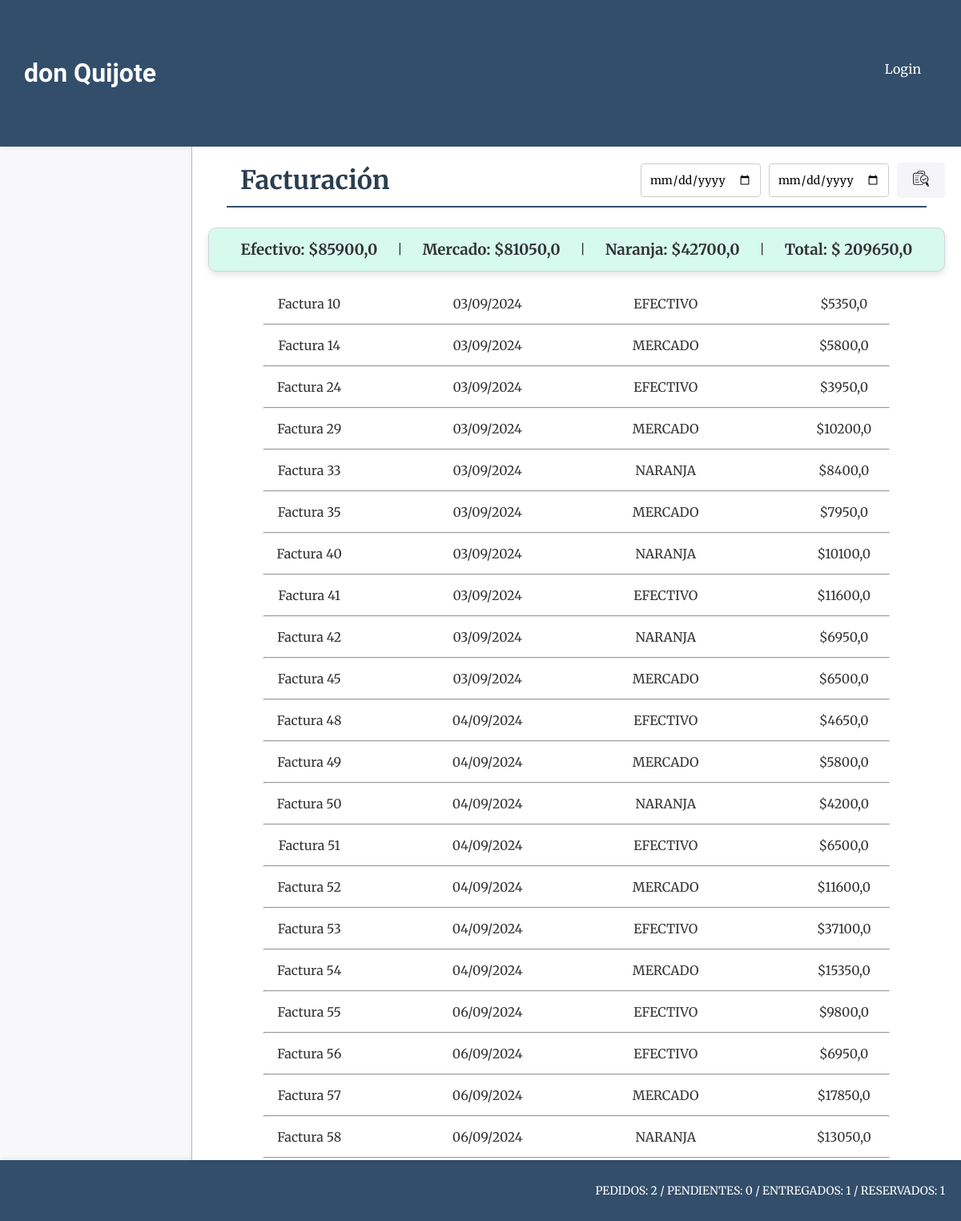
The page /facturas/facturas/ on the database as committed earlier.
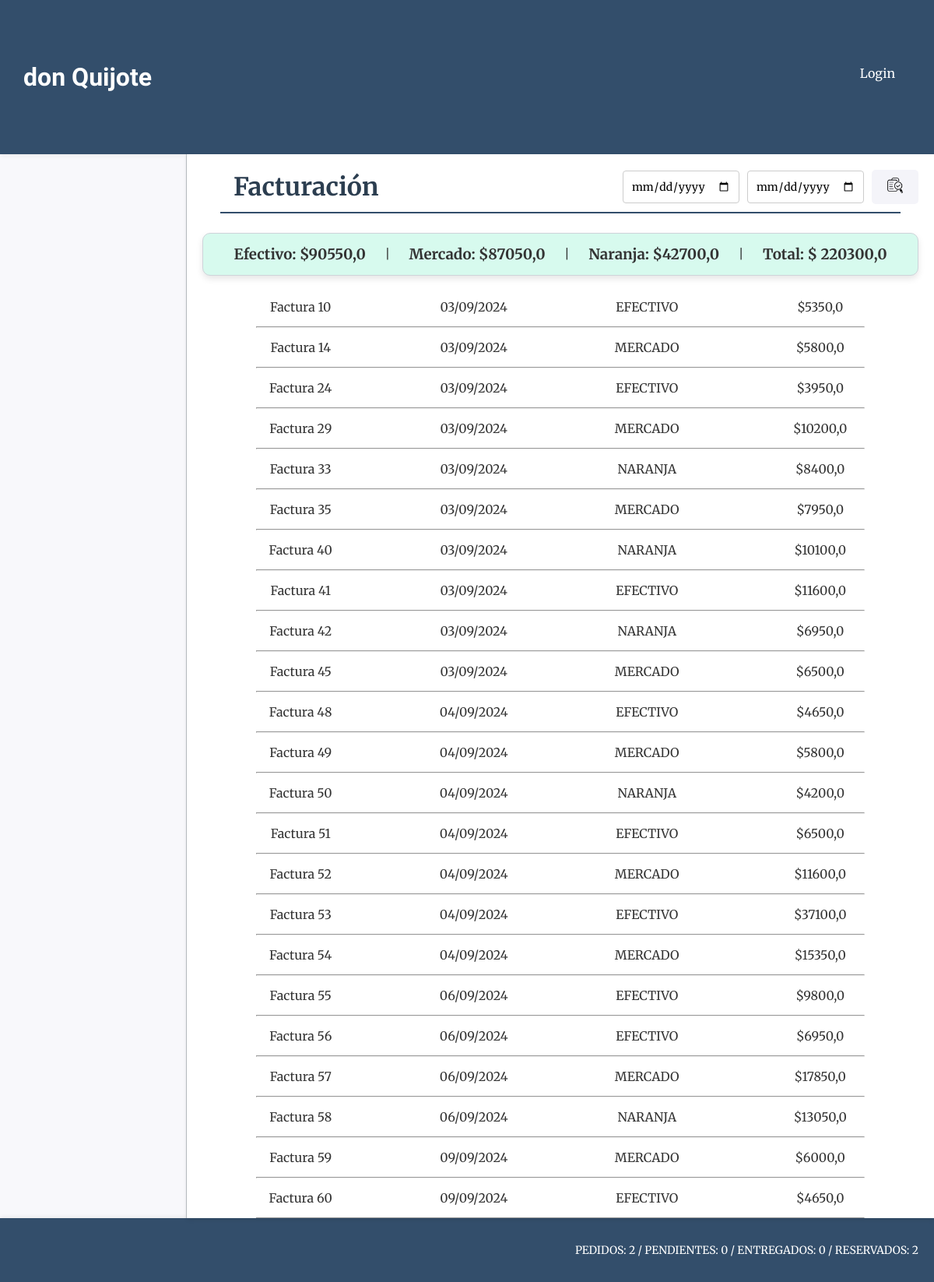
The same page on the database as committed later.
### facturas/models.py (models this page shows, shortened)
class Facturas(models.Model):
    forma_pago = models.CharField(max_length=50)
    pago = models.FloatField()
    fecha = models.DateField(auto_now_add=True)
    class Meta:
        db_table = "facturas"
        verbose_name = "Facturas"

### facturas/views.py (the view, shortened to what this page needs)
# urls.py: path('facturas/', include('facturas.urls')),
def facturas(request):
    now = datetime.now()
    facturas = Facturas.objects.filter(fecha__year=now.year, fecha__month=now.month)
    caja_total= 0.0
    caja_efectivo=0.0
    caja_mercado=0.0
    caja_naranja=0.0
    for factura in facturas:
        caja_total += factura.pago
        if factura.forma_pago == "efectivo":
            caja_efectivo += factura.pago
        elif factura.forma_pago == "mercado":
            caja_mercado += factura.pago
        elif factura.forma_pago == "naranja":
            caja_naranja += factura.pago
    form = RangoFechasForm(request.GET or None)
    context = {
        'form': form,
        'facturas': facturas,
        'caja_total': caja_total,
        'caja_efectivo': caja_efectivo,
        'caja_mercado': caja_mercado,
        'caja_naranja': caja_naranja,
    }
    return render(request, "facturas/facturas.html", context)

### facturas/forms.py
class RangoFechasForm(forms.Form):
    fecha_inicio = forms.DateField(
        widget=forms.TextInput(attrs={'type': 'date', 'class': 'form-contrl'}),
        label=''
    )
    fecha_fin = forms.DateField(
        widget=forms.TextInput(attrs={'type': 'date', 'class': 'form-contrl'}),
        label=''
    )

### core/context_processors.py (called while the page is built)
def counter_pedidos(request):
    cant_pedidos = Pedido.objects.all().count()
    cant_entregados = Pedido.objects.filter(estado='entregado').count()
    cant_pendientes = Pedido.objects.filter(estado='pendiente').count()
    cant_reservados = Pedido.objects.filter(estado='reservado').count()
    return {'cant_pedidos':cant_pedidos, "cant_entregados":cant_entregados, "cant_pendientes":cant_pendientes, "cant_reservados":cant_reservados }

### facturas/templates/facturas/facturas.html (shortened to what this page needs)
{% extends 'core/base.html' %}
{% load static %}
{% block css %}
    <link rel="stylesheet" href="{% static 'facturas/css/styles.css' %}">
{% endblock css %}
{% block titulo %}
    <div class="main-titulo-container">
        <div class="titulo-opciones-container">
            <h1 class="main-titulo">Facturación</h1>
            <div class="btn-container">
                <form method="get" class="filtro-form">
                    {{ form.as_p }}
                    <button type="submit" class="btn-opc"><img class="icono-opc" src="{% static 'facturas/img/buscar_dato.webp' %}" alt="Detalle Producto"></button>
                </form>
            </div>
        </div>
        <hr class="main-hr"/>
    </div>
{% endblock titulo %}
{% block main %}
<div class="facturas-totales card">
    <h3>Efectivo: ${{caja_efectivo}}</h3>
    <p>|</p>
    <h3>Mercado: ${{caja_mercado}}</h3>
    <p>|</p>
    <h3>Naranja: ${{caja_naranja}}</h3>
    <p>|</p>
    <h3>Total: $ {{caja_total}}</h3>
</div>
{% for factura in facturas %}
    <div class="facturas-detalle">
        <p class="facturas-detalle-pedido">Factura {{ factura.id }}</p>
        <p class="facturas-detalle-pedido">{{ factura.fecha|date:"d/m/Y" }}</p>
        <p class="facturas-detalle-pedido">{{ factura.forma_pago|upper }}</p>
        <p class="facturas-detalle-pedido">${{ factura.pago }}</p>
    </div>
    <div class="facturas-hr-container">
        <hr class="facturas-hr">
    </div>
{% endfor %}
{% endblock main %}

Rows that differ between the two databases and show on the page:
added Facturas: id "59", fecha "09/09/2024", forma_pago "MERCADO", pago "6000,0"
added Facturas: id "60", fecha "09/09/2024", forma_pago "EFECTIVO", pago "4650,0"
Other text that changed with them:
{{ caja_efectivo }}: "85900,0" → "90550,0"
{{ caja_mercado }}: "81050,0" → "87050,0"
{{ caja_total }}: "209650,0" → "220300,0"
{{ cant_entregados }}: "1" → "0"
{{ cant_reservados }}: "1" → "2"
